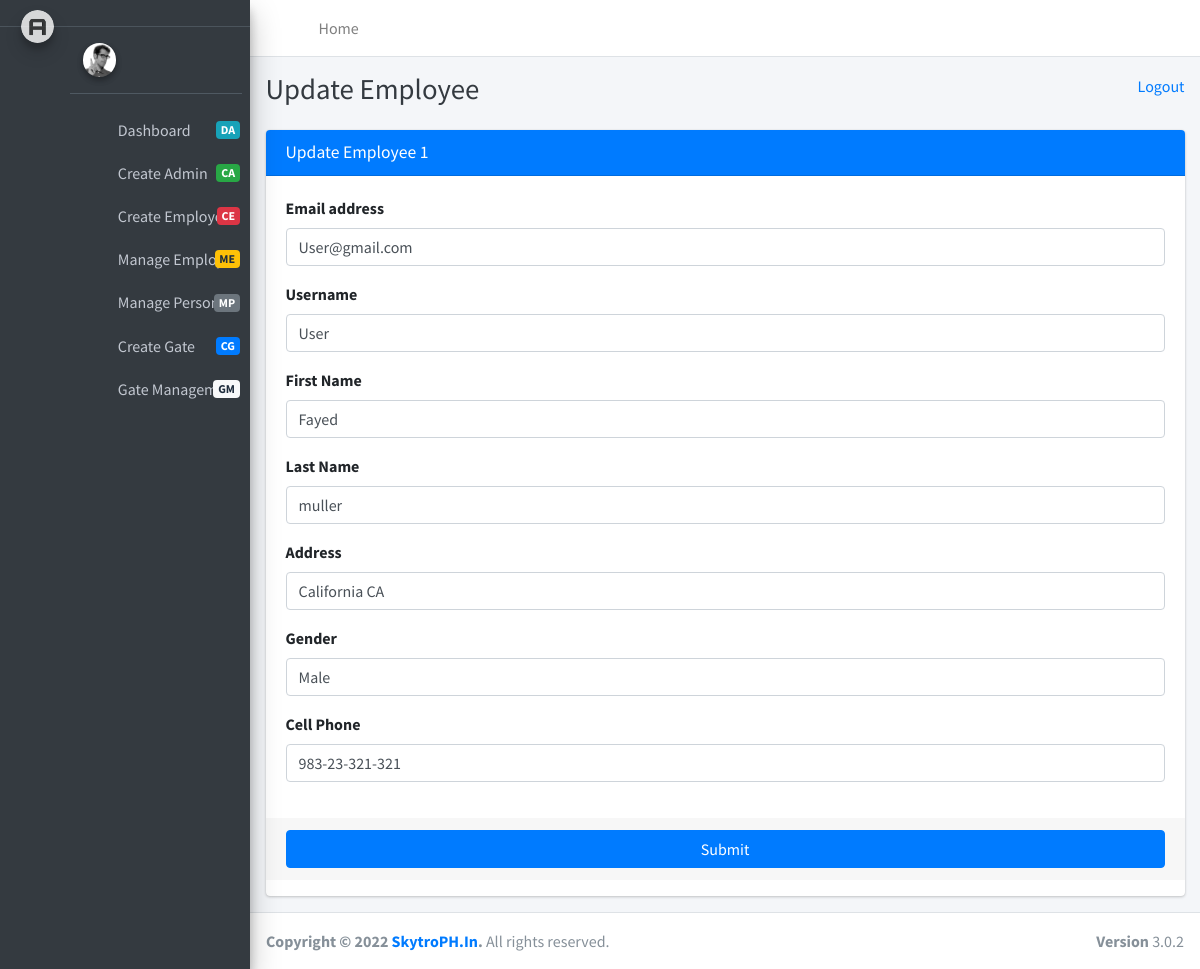
Page /update_employee/3 on the committed database.
### core/models.py (models this page shows, shortened)
class Employee(models.Model):
    user_id = models.OneToOneField(CustomUser, on_delete=models.CASCADE)
    address = models.TextField()
    phone_no = models.CharField(max_length=20)
    sex = (
        ("Male", "Male"),
        ("Female", "Female"),
    )
    gender = models.CharField(choices=sex, max_length=10)
    created_at = models.DateTimeField(auto_now_add = True)
    updated_at = models.DateTimeField(auto_now = True)

class CustomUser(AbstractUser):
    user_type_data = (
        (1, "Admin"),
        (2, "Employee"),
    )
    user_type = models.CharField(default = 1, choices=user_type_data, max_length = 10)

### core/admin_views.py (the view)
# urls.py: path('update_employee/<str:employee_id>', update_employee, name = 'update_employee'),
def update_employee(request, employee_id):
    employee = Employee.objects.get(user_id = employee_id)
    context = {"employee":employee}
    return render(request, "admin_templates/update_employee.htm", context)

### templates/admin_templates/update_employee.htm (shortened to what this page needs)
{% extends 'admin_templates/base.htm' %}
{% load static %}
{% block page_title %} Update Employee {% endblock page_title %}
{% block main_content %}
  <section class="content">
    <div class="container-fluid">
        <div class="row">
            <div class="col-md-12">
              <div class="card card-primary">
                <div class="card-header">
                  <h3 class="card-title">Update Employee {{ employee.id }}</h3>
                </div>
                <form role="form" action = "{% url 'update_employee_save' %}" method = "POST"> {% csrf_token %}
                  <div class="card-body">
                    <div class="form-group">
                      <label for="email">Email address</label>
                      <input type="email" class="form-control" id="email" placeholder="Enter email" name = "email" autocomplete="off" value = "{{employee.user_id.email}}">
                    </div>
                    <div class="form-group">
                        <label for="username">Username</label>
                        <input type="text" class="form-control" id="username" placeholder="Username" name = "username" autocomplete="off" value = "{{employee.user_id.username}}">
                    </div>
                    <div class="form-group">
                        <label for="firstname">First Name</label>
                        <input type="text" class="form-control" id="firstname" placeholder="First Name" name = "firstname" value = "{{employee.user_id.first_name}}">
                    </div>
                    <div class="form-group">
                        <label for="lastname">Last Name</label>
                        <input type="text" class="form-control" id="lastname" placeholder="Last Name" name = "lastname" value = "{{employee.user_id.last_name}}">
                    </div>
                    <div class="form-group">
                        <label for="address">Address</label>
                        <input type="text" class="form-control" id="address" placeholder="Address" name = "address" autocomplete="off" value = "{{employee.address}}">
                    </div>
                    <div class="form-group">
                        <label for="gender">Gender</label>
                        <input type="text" class="form-control" id="gender" placeholder="Gender" name = "gender" value = "{{employee.gender}}">
                    </div>
                    <div class="form-group">
                        <label for="phone">Cell Phone</label>
                        <input type="text" class="form-control" id="phone" placeholder="Phone No" name = "phone" autocomplete="off" value="{{employee.phone_no}}">
                    </div>
                  </div>
                  <div class="card-footer">
                    <button type="submit" class="btn btn-primary btn-block">Submit</button>
                  </div>
                </form>
              </div>
            </div>
        </div>
    </div>
  </section>
{% endblock main_content %}

### rows in the picture
Employee: id "1", email "User@gmail.com", username "User", firstname "Fayed", lastname "muller", address "California CA", gender "Male", phone "983-23-321-321"
